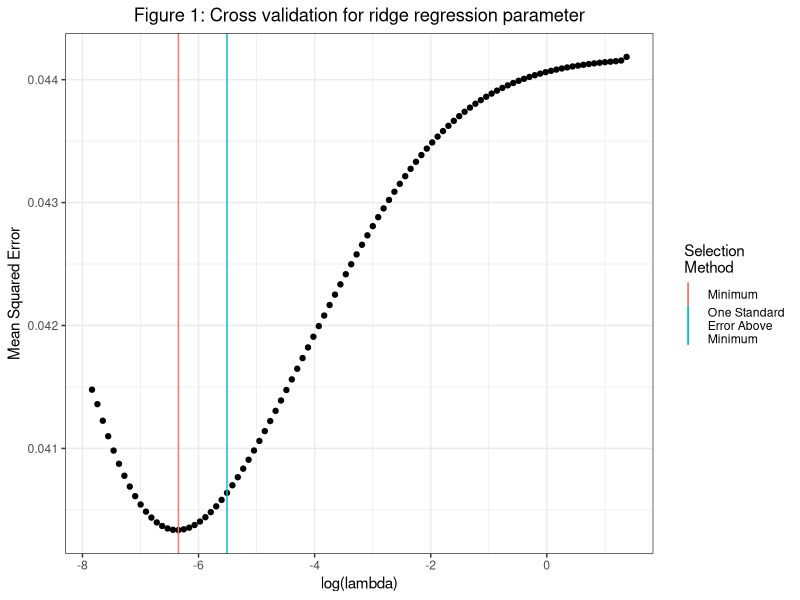
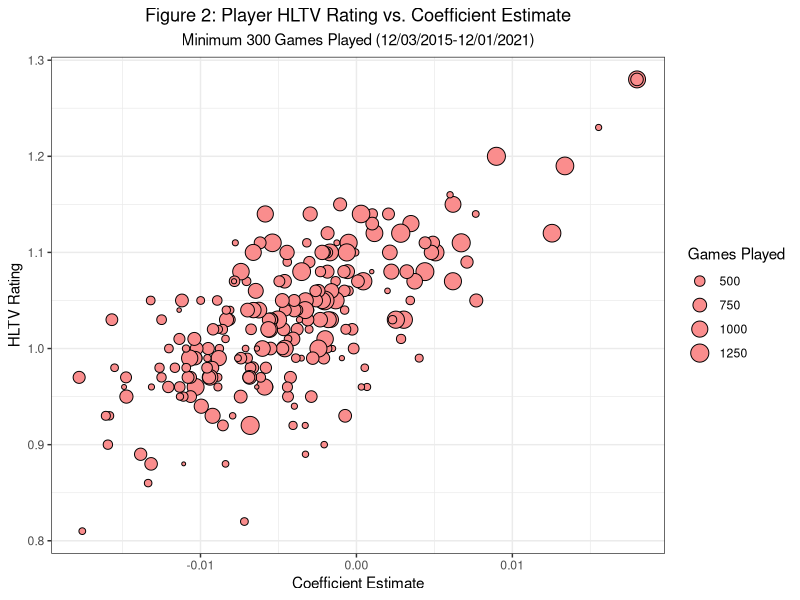

Here is the R script that generated these plots, in order:
## ---- chunk 1
knitr::opts_chunk$set(echo = TRUE)
## ---- chunk 2
library(tidyverse)
fin <- read_csv('data/results.csv')
cv <- read_csv('data/crossValidation.csv')
## ---- chunk 3
ggplot(cv,aes(logLambda,mse)) +
    geom_point() +
    geom_vline(aes(xintercept=cv$lambdaOSE[1],color='One Standard\nError Above\nMinimum'),show.legend=T) +
    geom_vline(aes(xintercept=cv$lambdaMin[1],color='Minimum'),show.legend=T) +
    theme_bw() +
    labs(x=paste0('log(lambda)'),y='Mean Squared Error',
         title='Figure 1: Cross validation for ridge regression parameter',
         color='  Selection\n  Method') +
    theme(plot.title=element_text(hjust=0.5))
## ---- chunk 4
ggplot(filter(fin,mapsPlayed > 300),
       aes(x=impact,y=rating,size=mapsPlayed)) +
    geom_point(color='black',fill='#FA8D8D',pch=21) +
    theme_bw() +
    labs(x='Coefficient Estimate',y='HLTV Rating',
         title='Figure 2: Player HLTV Rating vs. Coefficient Estimate',
         subtitle='Minimum 300 Games Played (12/03/2015-12/01/2021)',
         size='Games Played') +
    theme(plot.title = element_text(hjust=0.5),
          plot.subtitle = element_text(hjust=0.5))
